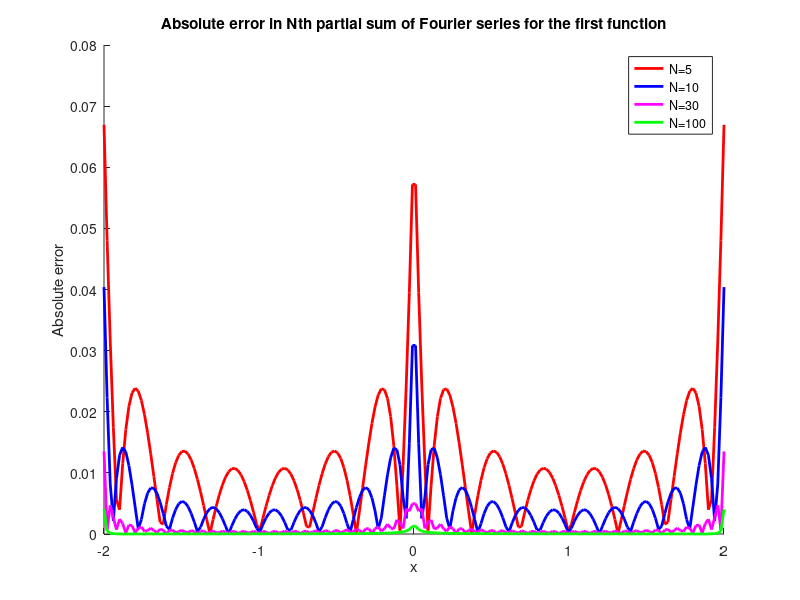

Write MATLAB code to recreate this figure.
%Ecem Kahraman, 47962113
%Purpose:  Computing and plotting the error in Fourier series for the first 
%function f(x)=abs(x) for x=[-2,2] 

clear all

format long
color=['r','b','m','g']

x=linspace(-2,2,200)


%N values given for finding the first N nonzero terms of this series
N=[5 10 30 100]

%a_0 value found analytically = 1
a_0=1;

for j = 1:length(N)
    
    partialsum=0;
    
    %Even function so no b_n terms
    for n=1:2:N(j)
        partialsum=partialsum+((-8/((pi*n).^2))*cos((n*pi*x)/2));
        
    end
    
    %Finding the total partial sum with a_0 value added
    SN=partialsum+a_0;
    
    F1=abs(x);
    abserr=abs(SN-F1);
    % relerr=abserr/F1;
    
    hold on 
    
    plot(x,abserr,color(j),'Linewidth',2)
    title('Absolute error in Nth partial sum of Fourier series for the first function')
    xlabel('x')
    ylabel('Absolute error')
    legend('N=5','N=10','N=30', 'N=100')
    
end

    